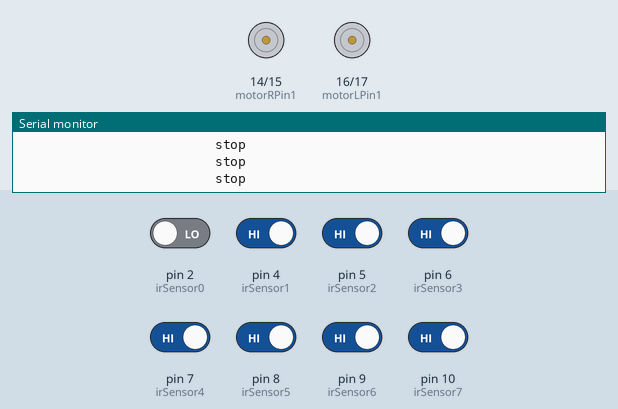
This sketch was run on a simulated Arduino Uno, built with avr-gcc and run on an emulated ATmega328P. Parts: motor-driver pin pairs drawn as motors (green arrow = first pin HIGH = forward, orange = second pin HIGH = backward, longer = more drive, scaled by the enable pin), the last lines printed to the serial monitor. The test bench sets the inputs (shaded band); at power-on: pin 4 (irSensor1), pin 5 (irSensor2), pin 6 (irSensor3), pin 7 (irSensor4), pin 8 (irSensor5), pin 9 (irSensor6), pin 10 (irSensor7) HIGH, pin 2 (irSensor0) LOW.

Above: at 1.2 s.
1.3 s: pin 2 (irSensor0) driven HIGH
At 2.1 s:
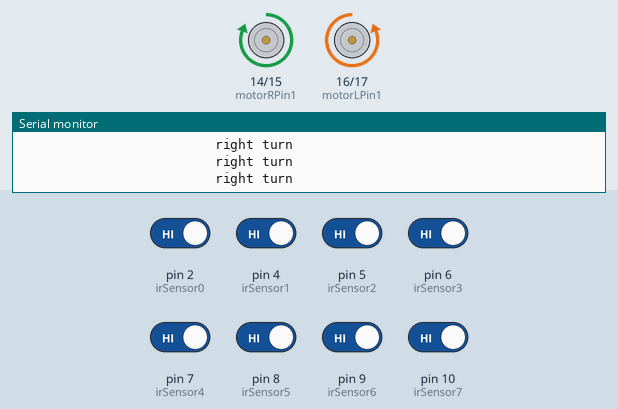
2.8 s: pin 6 (irSensor3) driven LOW
At 3.2 s:
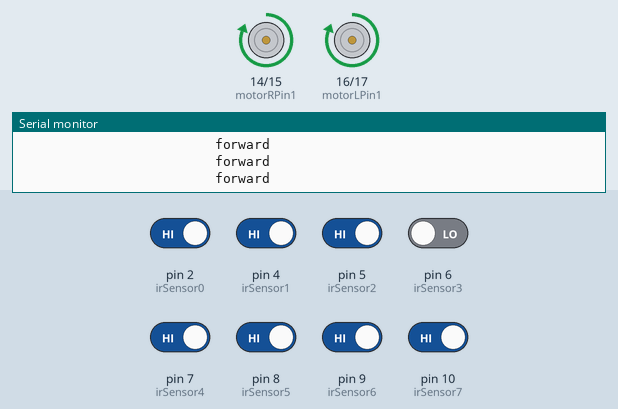
4.3 s: pin 7 (irSensor4) driven LOW
At 5.3 s:
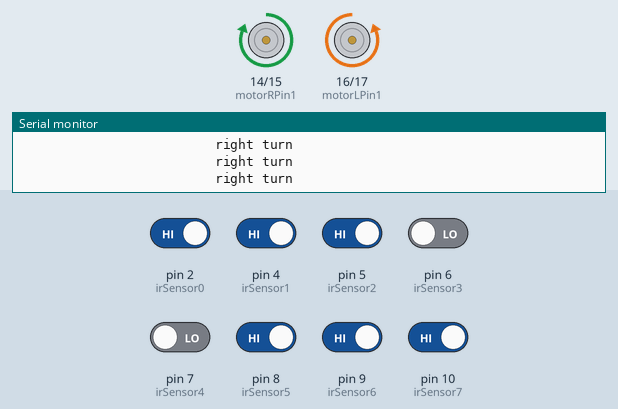
7.3 s: pin 4 (irSensor1) driven LOW
At 8.6 s:
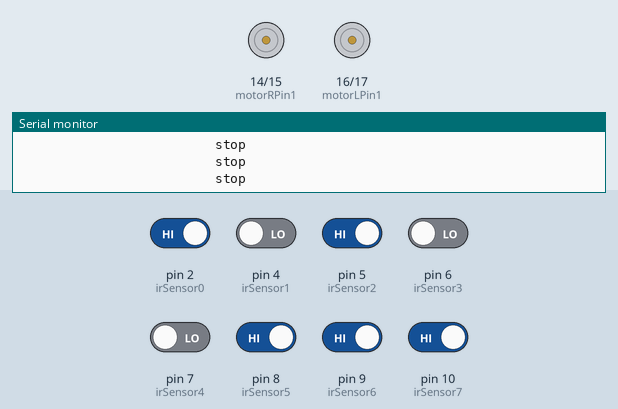
10.3 s: pin 5 (irSensor2) driven LOW
At 11.1 s:
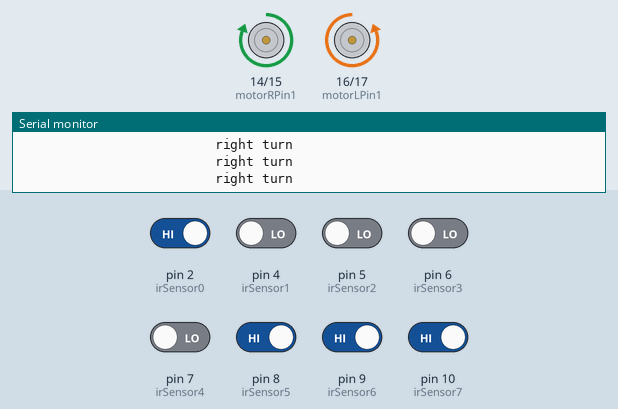
13.3 s: pin 5 (irSensor2) driven HIGH
At 14.4 s:
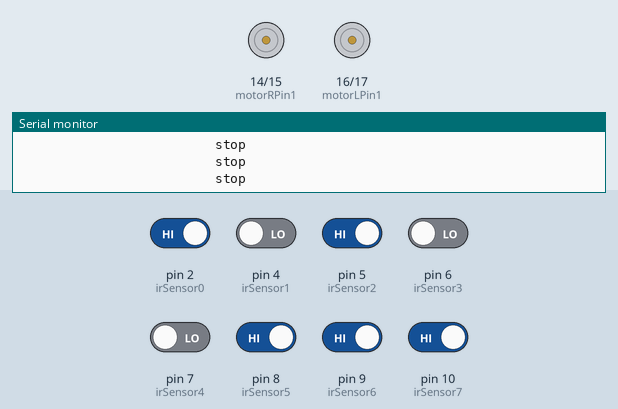
Timing chart, 0 to 15.8 s (numbered marks = the images above; inputs shaded):
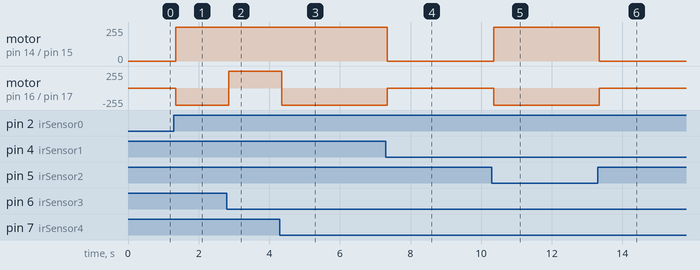

The sketch:

code1.ino
```cpp
//Pins specified for right motor
const int motorRPin1=14;
const int motorRPin2=15;
const int motorRenable=3;

//Pins specified for left motor
const int motorLPin1=16;
const int motorLPin2=17;
const int motorLenable=11;

//PWM value for speed control
const int motorRSpeed=255;
const int motorLSpeed=255;

//Pins specified for 8 channel ir sensor array
const int irSensor0=2;
const int irSensor1=4;
const int irSensor2=5;
const int irSensor3=6;
const int irSensor4=7;
const int irSensor5=8;
const int irSensor6=9;
const int irSensor7=10;

void go();
void stopme();
void rightS();
void leftS();

//Setup for line following robot
void setup() {

//for serial monitor
  Serial.begin(9600);

//for pinMode for right motor
  pinMode(motorRPin1, OUTPUT);
  pinMode(motorRPin2, OUTPUT);
  pinMode(motorRenable, OUTPUT);

//for pinMode for left motor
  pinMode(motorLPin1, OUTPUT);
  pinMode(motorLPin2, OUTPUT);
  pinMode(motorLenable, OUTPUT);

//for pinMode for 8 channel ir sensor array
  pinMode(irSensor0, INPUT);
  pinMode(irSensor1, INPUT);
  pinMode(irSensor2, INPUT);
  pinMode(irSensor3, INPUT);
  pinMode(irSensor4, INPUT);
  pinMode(irSensor5, INPUT);
  pinMode(irSensor6, INPUT);
  pinMode(irSensor7, INPUT);


}

//loop for line following robot using if-else
void loop() {

int  val0=digitalRead(irSensor0);
int  val1=digitalRead(irSensor1);
int  val2=digitalRead(irSensor2);
int  val3=digitalRead(irSensor3);
int  val4=digitalRead(irSensor4);
int  val5=digitalRead(irSensor5);
int  val6=digitalRead(irSensor6);
int  val7=digitalRead(irSensor7);

  if(val0==val1==val2==val5==val6==val7==1 && val3==val4==0) {
    go();
  }
  else if(val0==val1==val2==val3==val4==val5==val6==val7==0) {
    stopme();
  }
  else if((val0==val1==val5==val6==val7==1 && val2==val3==val4==0) || (val0==val1==val2==val4==val5==val6==val7==1 && val3==0) || (val0==val1==val2==val3==val4==0 && val5==val6==val7==1)) {
    leftS();
  }
  else if((val0==val1==val5==val6==val7==1 && val2==val3==val4==0) || (val0==val1==val2==1 && val3==val4==val5==val6==val7==1)) {
    rightS();
  }

}
void rightS()

{
     Serial.println("                         right turn");
     analogWrite(motorRenable, motorRSpeed);
     digitalWrite(motorRPin1, HIGH);
     digitalWrite(motorRPin2, LOW);

     analogWrite(motorLenable, motorLSpeed);
     digitalWrite(motorLPin1, LOW);
     digitalWrite(motorLPin2,HIGH);

}


void leftS()  //turn left
{
     Serial.println("                         left turn");
     analogWrite(motorRenable, motorRSpeed);
     digitalWrite(motorRPin1, LOW);
     digitalWrite(motorRPin2, HIGH);

     analogWrite(motorLenable, motorLSpeed);
     digitalWrite(motorLPin1, HIGH);
     digitalWrite(motorLPin2, LOW);

}

void go()
{
    Serial.println("                         forward ");
     analogWrite(motorRenable, motorRSpeed);
     digitalWrite(motorRPin1, HIGH);
     digitalWrite(motorRPin2, LOW);

     analogWrite(motorLenable, motorLSpeed);
     digitalWrite(motorLPin1, HIGH);
     digitalWrite(motorLPin2, LOW);

}

void stopme()
{
     Serial.println("                         stop");
     analogWrite(motorRenable, motorRSpeed);
     digitalWrite(motorRPin1, LOW);
     digitalWrite(motorRPin2, LOW);

     analogWrite(motorLenable, motorLSpeed);
     digitalWrite(motorLPin1, LOW);
     digitalWrite(motorLPin2, LOW);

}
```

Measured:
- after the input at 1.3 s, motor on pin 14 (motorRPin1) / pin 15 (motorRPin2): stopped → forward 255/255 after 0.06 s; motor on pin 16 (motorLPin1) / pin 17 (motorLPin2): stopped → backward 255/255 after 0.06 s
- after the input at 2.8 s, motor on pin 16 (motorLPin1) / pin 17 (motorLPin2): backward 255/255 → forward 255/255 after 0.06 s
- after the input at 4.3 s, motor on pin 16 (motorLPin1) / pin 17 (motorLPin2): forward 255/255 → backward 255/255 after 0.05 s
- after the input at 7.3 s, motor on pin 14 (motorRPin1) / pin 15 (motorRPin2): forward 255/255 → stopped after 0.05 s; motor on pin 16 (motorLPin1) / pin 17 (motorLPin2): backward 255/255 → stopped after 0.05 s
- after the input at 10.3 s, motor on pin 14 (motorRPin1) / pin 15 (motorRPin2): stopped → forward 255/255 after 0.05 s; motor on pin 16 (motorLPin1) / pin 17 (motorLPin2): stopped → backward 255/255 after 0.05 s
- after the input at 13.3 s, motor on pin 14 (motorRPin1) / pin 15 (motorRPin2): forward 255/255 → stopped after 0.05 s; motor on pin 16 (motorLPin1) / pin 17 (motorLPin2): backward 255/255 → stopped after 0.05 s
